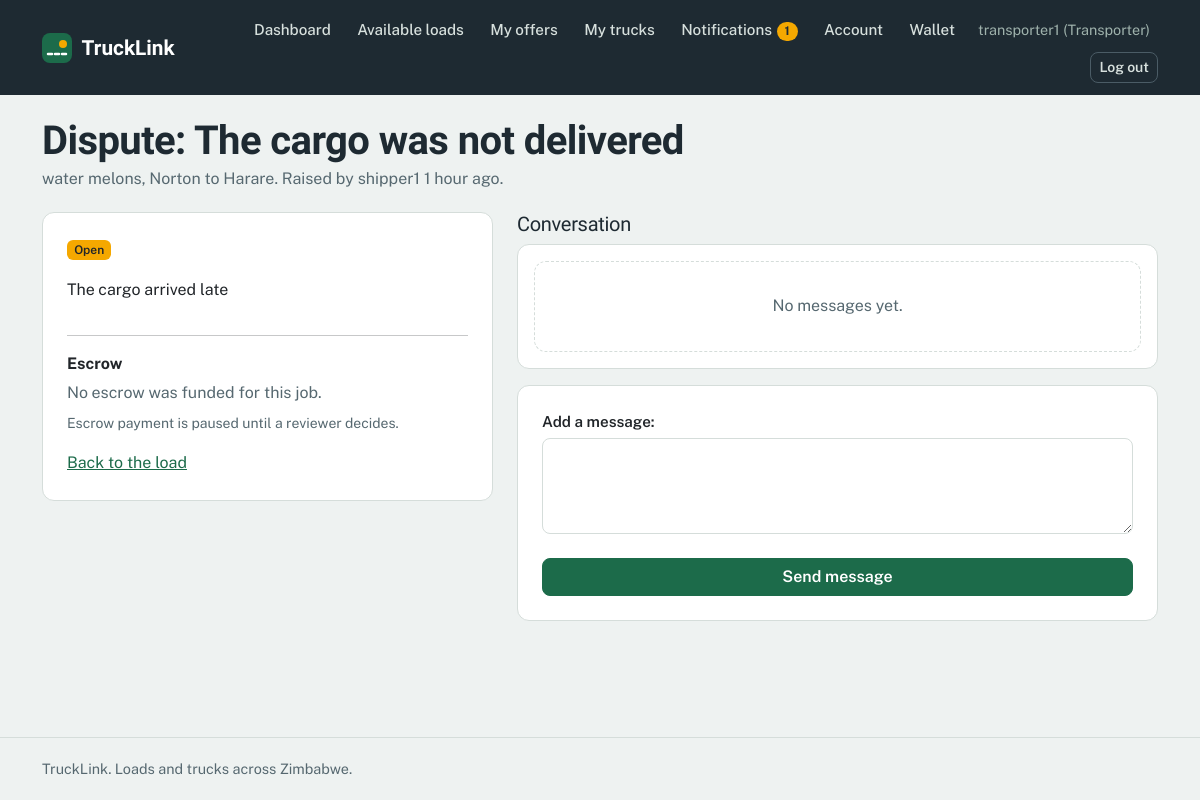
The app's page /wallet/disputes/1/ (signed in) with its own data.
### accounts/models.py (models this page shows, shortened)
class Profile(models.Model):
    ROLE_CHOICES = [
        ('shipper', 'Shipper (I have loads)'),
        ('transporter', 'Transporter (I have trucks)'),
    ]
    user = models.OneToOneField(settings.AUTH_USER_MODEL, on_delete=models.CASCADE)
    role = models.CharField(max_length=20, choices=ROLE_CHOICES)
    phone = models.CharField(max_length=20, blank=True)
    both_roles = models.BooleanField(default=False)

### wallet/models.py (models this page shows, shortened)
class Dispute(models.Model):
    REASON_CHOICES = [
        ('not_delivered', 'The cargo was not delivered'),
        ('damaged', 'The cargo was damaged'),
        ('late', 'Delivery was very late'),
        ('no_show', 'The other side did not show up'),
        ('price', 'Disagreement about price or payment'),
        ('other', 'Something else'),
    ]
    STATUS_CHOICES = [
        ('open', 'Open'),
        ('resolved', 'Resolved'),
    ]
    RESOLUTION_CHOICES = [
        ('release', 'Release the money to the transporter'),
        ('refund', 'Refund the money to the shipper'),
        ('split', 'Split the money 50/50'),
        ('no_escrow', 'Close without moving money'),
    ]
    offer = models.ForeignKey('loads.Offer', on_delete=models.CASCADE,
                              related_name='disputes')
    raised_by = models.ForeignKey(settings.AUTH_USER_MODEL, on_delete=models.CASCADE,
                                  related_name='disputes_raised')
    reason = models.CharField(max_length=20, choices=REASON_CHOICES)
    description = models.TextField()
    status = models.CharField(max_length=20, choices=STATUS_CHOICES, default='open')
    resolution = models.CharField(max_length=20, choices=RESOLUTION_CHOICES, blank=True)
    admin_note = models.CharField(max_length=300, blank=True)
    resolved_by = models.ForeignKey(settings.AUTH_USER_MODEL, on_delete=models.SET_NULL,
                                    null=True, blank=True, related_name='+')
    resolved_at = models.DateTimeField(null=True, blank=True)
    created_at = models.DateTimeField(auto_now_add=True)
    class Meta:
        ordering = ['-created_at']

### loads/models.py (models this page shows, shortened)
class Load(models.Model):
    STATUS_CHOICES = [
        ('open', 'Open'),
        ('booked', 'Booked'),
        ('delivered', 'Delivered'),
        ('expired', 'Expired'),
    ]
    CARGO_CHOICES = [
        ('general', 'General cargo'),
        ('bulk', 'Bulk'),
        ('perishable', 'Perishable'),
        ('fragile', 'Fragile'),
        ('hazardous', 'Hazardous'),
        ('livestock', 'Livestock'),
    ]
    URGENCY_CHOICES = [
        ('standard', 'Standard (1 to 3 days)'),
        ('urgent', 'Urgent (same day)'),
        ('scheduled', 'Scheduled (fixed date)'),
    ]
    TRUCK_NEEDED_CHOICES = [('any', 'Any truck')] + Truck.TYPE_CHOICES
    shipper = models.ForeignKey(settings.AUTH_USER_MODEL, on_delete=models.CASCADE,
                                related_name='loads', null=True, blank=True)
    title = models.CharField(max_length=100)
    pickup = models.CharField(max_length=100)
    destination = models.CharField(max_length=100)
    cargo_type = models.CharField(max_length=20, choices=CARGO_CHOICES, default='general')
    weight_tonnes = models.DecimalField(max_digits=6, decimal_places=2)
    truck_type_needed = models.CharField(max_length=20, choices=TRUCK_NEEDED_CHOICES, default='any')
    offered_price = models.DecimalField(max_digits=10, decimal_places=2)
    urgency = models.CharField(max_length=20, choices=URGENCY_CHOICES, default='standard')
    pickup_date = models.DateField(null=True, blank=True)
    description = models.TextField(blank=True, default='')
    insured = models.BooleanField(default=False)
    insurance_provider = models.CharField(max_length=100, blank=True, default='')
    coverage_amount = models.DecimalField(max_digits=12, decimal_places=2, null=True, blank=True)
    status = models.CharField(max_length=20, choices=STATUS_CHOICES, default='open')
    created_at = models.DateTimeField(auto_now_add=True)

### wallet/views.py (the view)
# urls.py: path('disputes/<int:pk>/', views.dispute_detail, name='dispute_detail'),
@login_required
def dispute_detail(request, pk):
    dispute = get_object_or_404(
        Dispute.objects.select_related('offer', 'offer__load', 'offer__load__shipper',
                                       'offer__transporter', 'raised_by'), pk=pk)
    offer = dispute.offer
    load = offer.load
    is_party = request.user.id in (load.shipper_id, offer.transporter_id)
    if not (is_party or request.user.is_staff):
        raise Http404
    if request.method == 'POST':
        if dispute.status != 'open':
            messages.error(request, 'This dispute is resolved, so no more messages can be added.')
            return redirect('dispute_detail', pk=dispute.pk)
        form = DisputeMessageForm(request.POST)
        if form.is_valid():
            DisputeMessage.objects.create(dispute=dispute, author=request.user,
                                          body=form.cleaned_data['body'].strip())
            url = reverse('dispute_detail', args=[dispute.pk])
            text = f'{request.user.username} added a message to the dispute on "{load.title}".'
            if request.user.is_staff and not is_party:
                notify(load.shipper, text, url)
                notify(offer.transporter, text, url)
            else:
                other = offer.transporter if request.user.id == load.shipper_id else load.shipper
                notify(other, text, url)
                _notify_staff(text, reverse('admin:wallet_dispute_change', args=[dispute.pk]))
            messages.success(request, 'Message added.')
            return redirect('dispute_detail', pk=dispute.pk)
    else:
        form = DisputeMessageForm()
    return render(request, 'wallet/dispute_detail.html', {
        'dispute': dispute,
        'offer': offer,
        'load': load,
        'escrow': Escrow.objects.filter(offer=offer).first(),
        'thread': dispute.thread.select_related('author'),
        'form': form,
    })

### wallet/forms.py
class DisputeMessageForm(forms.Form):
    body = forms.CharField(max_length=1000, label='Add a message',
                           widget=forms.Textarea(attrs={'rows': 3}))

### accounts/templatetags/notify_tags.py (called while the page is built)
@register.simple_tag
def unread_count(user):
    if not user.is_authenticated:
        return 0
    return user.notifications.filter(is_read=False).count()

### wallet/templates/wallet/dispute_detail.html (shortened to what this page needs)
{% extends 'base.html' %}
{% block content %}
<div class="page-head">
  <h1>Dispute: {{ dispute.get_reason_display }}</h1>
  <p class="muted mb-0">{{ load.title }}, {{ load.pickup }} to {{ load.destination }}. Raised by {{ dispute.raised_by.username }} {{ dispute.created_at|timesince }} ago.</p>
</div>
<div class="row g-4">
  <div class="col-12 col-lg-5">
    <div class="card p-4">
      <p><span class="badge {% if dispute.status == 'open' %}bg-warning text-dark{% else %}bg-success{% endif %}">{{ dispute.get_status_display }}</span></p>
      <p>{{ dispute.description|linebreaksbr }}</p>
      <hr>
      <p class="mb-1"><strong>Escrow</strong></p>
      {% if escrow %}
        <p class="mb-2">${{ escrow.amount }}, {{ escrow.get_status_display|lower }}</p>
      {% else %}
        <p class="mb-2 muted">No escrow was funded for this job.</p>
      {% endif %}
      {% if dispute.status == 'resolved' %}
        <hr>
        <p class="mb-1"><strong>Outcome</strong></p>
        <p class="mb-1">{{ dispute.get_resolution_display }}</p>
        {% if dispute.admin_note %}<p class="muted mb-0">Reviewer note: {{ dispute.admin_note }}</p>{% endif %}
      {% else %}
        <p class="muted small mb-0">Escrow payment is paused until a reviewer decides.</p>
      {% endif %}
      <p class="mt-3 mb-0"><a href="{% url 'load_detail' load.pk %}">Back to the load</a></p>
    </div>
  </div>
  <div class="col-12 col-lg-7">
    <h2 class="h5">Conversation</h2>
    <div class="card mb-3">
      {% for m in thread %}
      <div class="note">
        <strong>{{ m.author.username }}{% if m.author.is_staff %} (reviewer){% endif %}</strong>
        <div>{{ m.body|linebreaksbr }}</div>
        <div class="small muted">{{ m.created_at|timesince }} ago</div>
      </div>
      {% empty %}
      <div class="empty m-3">No messages yet.</div>
      {% endfor %}
    </div>
    {% if dispute.status == 'open' %}
    <form method="post" class="card p-4">
      {{ form.as_p }}
      <button class="btn btn-primary">Send message</button>
    </form>
    {% endif %}
  </div>
</div>
{% endblock %}

### accounts/templates/base.html (shortened to what this page needs)
{% load notify_tags %}
<!DOCTYPE html>
<html lang="en">
<head>
  <link href="https://cdn.jsdelivr.net/npm/bootstrap@5.3.3/dist/css/bootstrap.min.css" rel="stylesheet">
</head>
<body>
  {% unread_count user as unread %}
  <header class="topbar">
    <div class="container topbar-inner">
      <a href="{% url 'home' %}" class="brand">
        <svg width="30" height="30" viewBox="0 0 30 30" aria-hidden="true"><rect width="30" height="30" rx="8" fill="#1C6B4A"/><path d="M6 21 L24 21" stroke="#fff" stroke-width="2.5" stroke-dasharray="4 3" stroke-linecap="round"/><circle cx="21" cy="11" r="4" fill="#F5A800"/></svg>
        <span>TruckLink</span>
      </a>
      <nav class="navlinks" aria-label="Main">
        {% if user.is_authenticated %}
          <a class="navlink" href="{% url 'dashboard' %}">Dashboard</a>
          {% if user.profile.role == 'shipper' %}
            <a class="navlink" href="{% url 'truck_list' %}">Available trucks</a>
            <a class="navlink" href="{% url 'post_load' %}">Post a load</a>
            <a class="navlink" href="{% url 'my_loads' %}">My loads</a>
          {% elif user.profile.role == 'transporter' %}
            <a class="navlink" href="{% url 'load_list' %}">Available loads</a>
            <a class="navlink" href="{% url 'my_offers' %}">My offers</a>
            <a class="navlink" href="{% url 'my_trucks' %}">My trucks</a>
          {% else %}
            <a class="navlink" href="{% url 'load_list' %}">Loads</a>
            <a class="navlink" href="{% url 'truck_list' %}">Trucks</a>
          {% endif %}
          <a class="navlink" href="{% url 'notifications' %}">Notifications{% if unread %}<span class="count">{{ unread }}</span>{% endif %}</a>
          <a class="navlink" href="{% url 'account' %}">Account</a>
                    <a class="navlink" href="{% url 'wallet_home' %}">Wallet</a>
          <span class="userchip">{{ user.username }}{% if user.profile %} ({{ user.profile.role|title }}){% endif %}</span>
          <form method="post" action="{% url 'logout' %}" class="d-inline">
            <button type="submit" class="btn btn-sm btn-nav">Log out</button>
          </form>
        {% else %}
          <a class="navlink" href="{% url 'login' %}">Log in</a>
          <a class="btn btn-sm btn-warning" href="{% url 'register' %}">Register</a>
        {% endif %}
      </nav>
    </div>
  </header>
  <main id="main">
    <div class="container">
      {% block content %}{% endblock %}
    </div>
  </main>
  <footer class="footer">
    <div class="container">TruckLink. Loads and trucks across Zimbabwe.</div>
  </footer>
</body>
</html>

### accounts/templates/base.html (style rules this page uses)
:root { --asphalt:#1E2A32; --mist:#EEF2F1; --paper:#FFFFFF; --msasa:#1C6B4A; --msasa-dark:#14513A; --msasa-tint:#E1F0E9; --amber:#F5A800; --amber-tint:#FFF1CC; --brake:#C93A2B; --brake-tint:#FBE5E1; --line:#D5DDDA; --muted:#566870; --bs-primary-rgb:28,107,74; --bs-success-rgb:28,107,74; --bs-warning-rgb:245,168,0; --bs-danger-rgb:201,58,43; --bs-secondary-rgb:86,104,112; }
body { font-family:'Public Sans',system-ui,-apple-system,'Segoe UI',sans-serif; background:var(--mist); color:var(--asphalt); line-height:1.55; min-height:100vh; display:flex; flex-direction:column; }
main { flex:1; }
h1,h2,h3,h4,.display-font { font-family:'Bricolage Grotesque','Public Sans',sans-serif; font-weight:700; letter-spacing:-.015em; line-height:1.1; }
main h1 { margin-top:1.5rem; }
a { color:var(--msasa); }
.muted { color:var(--muted); }
.topbar { background:var(--asphalt); color:#fff; }
.topbar-inner { display:flex; align-items:center; justify-content:space-between; gap:1rem; padding-top:.75rem; padding-bottom:.75rem; }
.brand { display:flex; align-items:center; gap:.6rem; color:#fff; text-decoration:none; font-family:'Bricolage Grotesque',sans-serif; font-weight:700; font-size:1.3rem; }
.navlinks { display:flex; align-items:center; gap:.25rem; flex-wrap:wrap; justify-content:flex-end; }
.navlink { color:#D7E0DD; text-decoration:none; padding:.4rem .7rem; border-radius:8px; font-weight:500; font-size:.95rem; }
.userchip { color:#9FB2AC; font-size:.9rem; padding:0 .5rem; }
.count { display:inline-block; min-width:1.3rem; padding:0 .4rem; border-radius:999px; background:var(--amber); color:var(--asphalt); font-size:.75rem; font-weight:700; text-align:center; margin-left:.3rem; }
.btn { border-radius:8px; font-weight:600; }
.btn-primary, .btn-success { --bs-btn-color:#fff; --bs-btn-bg:#1C6B4A; --bs-btn-border-color:#1C6B4A; --bs-btn-hover-color:#fff; --bs-btn-hover-bg:#14513A; --bs-btn-hover-border-color:#14513A; --bs-btn-active-color:#fff; --bs-btn-active-bg:#14513A; --bs-btn-active-border-color:#14513A; }
.btn-nav { --bs-btn-color:#D7E0DD; --bs-btn-border-color:#4B5C66; --bs-btn-hover-color:#fff; --bs-btn-hover-bg:rgba(255,255,255,.1); --bs-btn-hover-border-color:#9FB2AC; --bs-btn-active-color:#fff; --bs-btn-active-bg:rgba(255,255,255,.15); }
.card { border:1px solid var(--line); border-radius:12px; background:var(--paper); box-shadow:none; }
.badge { border-radius:6px; font-weight:600; padding:.35em .6em; }
form p { margin:0 0 1rem; }
form label { display:block; font-weight:600; margin-bottom:.3rem; font-size:.95rem; }
form input:not([type=checkbox]):not([type=hidden]), form select, form textarea { width:100%; padding:.6rem .75rem; border:1.5px solid var(--line); border-radius:8px; background:#fff; font:inherit; }
.page-head { margin:1.5rem 0 1.25rem; }
.page-head h1 { font-size:clamp(1.75rem,4vw,2.5rem); margin:0 0 .25rem; }
.empty { background:#fff; border:1px dashed var(--line); border-radius:12px; padding:2rem; text-align:center; color:var(--muted); }
.footer { border-top:1px solid var(--line); color:var(--muted); padding:1.25rem 0; margin-top:2rem; font-size:.9rem; }

### records on screen
Dispute: reason "The cargo was not delivered", raised_by.username "shipper1", created_at "1 hour", status "Open", description "The cargo arrived late"
Load: title "water melons", pickup "Norton", destination "Harare"

### other values on screen
{{ unread }} "1"
{{ user.username }} "transporter1"
{{ user.profile.role|title }} "Transporter"
